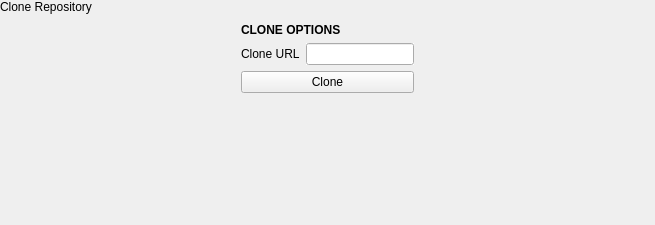
<?xml version="1.0" encoding="UTF-8"?>
<ui version="4.0">
 <class>CloneRepositorySnapIn</class>
 <widget class="QWidget" name="CloneRepositorySnapIn">
  <property name="geometry">
   <rect>
    <x>0</x>
    <y>0</y>
    <width>655</width>
    <height>225</height>
   </rect>
  </property>
  <property name="windowTitle">
   <string notr="true">Form</string>
  </property>
  <layout class="QVBoxLayout" name="verticalLayout">
   <property name="spacing">
    <number>0</number>
   </property>
   <property name="leftMargin">
    <number>0</number>
   </property>
   <property name="topMargin">
    <number>0</number>
   </property>
   <property name="rightMargin">
    <number>0</number>
   </property>
   <property name="bottomMargin">
    <number>0</number>
   </property>
   <item>
    <widget class="tStackedWidget" name="stackedWidget">
     <property name="currentIndex">
      <number>0</number>
     </property>
     <widget class="QWidget" name="clonePage">
      <layout class="QVBoxLayout" name="verticalLayout_3">
       <property name="spacing">
        <number>0</number>
       </property>
       <property name="leftMargin">
        <number>0</number>
       </property>
       <property name="topMargin">
        <number>0</number>
       </property>
       <property name="rightMargin">
        <number>0</number>
       </property>
       <property name="bottomMargin">
        <number>0</number>
       </property>
       <item>
        <widget class="tTitleLabel" name="titleLabel">
         <property name="text">
          <string>Clone Repository</string>
         </property>
        </widget>
       </item>
       <item alignment="Qt::AlignHCenter">
        <widget class="QWidget" name="cloneOptionsWidget" native="true">
         <layout class="QGridLayout" name="gridLayout">
          <item row="0" column="0" colspan="2">
           <widget class="QLabel" name="label">
            <property name="font">
             <font>
              <bold>true</bold>
             </font>
            </property>
            <property name="text">
             <string>CLONE OPTIONS</string>
            </property>
           </widget>
          </item>
          <item row="2" column="0" colspan="3">
           <widget class="QPushButton" name="cloneButton">
            <property name="text">
             <string>Clone</string>
            </property>
            <property name="icon">
             <iconset theme="edit-copy">
              <normaloff>../../../theBeat/plugins/PhononPlugin</normaloff>../../../theBeat/plugins/PhononPlugin</iconset>
            </property>
           </widget>
          </item>
          <item row="1" column="0">
           <widget class="QLabel" name="label_2">
            <property name="sizePolicy">
             <sizepolicy hsizetype="Maximum" vsizetype="Preferred">
              <horstretch>0</horstretch>
              <verstretch>0</verstretch>
             </sizepolicy>
            </property>
            <property name="text">
             <string>Clone URL</string>
            </property>
           </widget>
          </item>
          <item row="1" column="1" colspan="2">
           <widget class="QLineEdit" name="cloneUrlEdit">
            <property name="autoFillBackground">
             <bool>true</bool>
            </property>
           </widget>
          </item>
         </layout>
        </widget>
       </item>
       <item>
        <spacer name="verticalSpacer">
         <property name="orientation">
          <enum>Qt::Vertical</enum>
         </property>
         <property name="sizeHint" stdset="0">
          <size>
           <width>20</width>
           <height>236</height>
          </size>
         </property>
        </spacer>
       </item>
      </layout>
     </widget>
     <widget class="QWidget" name="cloningPage">
      <layout class="QGridLayout" name="gridLayout_2">
       <item row="0" column="1">
        <spacer name="verticalSpacer_3">
         <property name="orientation">
          <enum>Qt::Vertical</enum>
         </property>
         <property name="sizeHint" stdset="0">
          <size>
           <width>20</width>
           <height>76</height>
          </size>
         </property>
        </spacer>
       </item>
       <item row="1" column="0">
        <spacer name="horizontalSpacer">
         <property name="orientation">
          <enum>Qt::Horizontal</enum>
         </property>
         <property name="sizeHint" stdset="0">
          <size>
           <width>291</width>
           <height>20</height>
          </size>
         </property>
        </spacer>
       </item>
       <item row="1" column="1">
        <widget class="tCircularSpinner" name="spinner" native="true"/>
       </item>
       <item row="1" column="2">
        <spacer name="horizontalSpacer_2">
         <property name="orientation">
          <enum>Qt::Horizontal</enum>
         </property>
         <property name="sizeHint" stdset="0">
          <size>
           <width>291</width>
           <height>20</height>
          </size>
         </property>
        </spacer>
       </item>
       <item row="2" column="1">
        <spacer name="verticalSpacer_2">
         <property name="orientation">
          <enum>Qt::Vertical</enum>
         </property>
         <property name="sizeHint" stdset="0">
          <size>
           <width>20</width>
           <height>76</height>
          </size>
         </property>
        </spacer>
       </item>
      </layout>
     </widget>
     <widget class="QWidget" name="branchPage">
      <layout class="QVBoxLayout" name="verticalLayout_2">
       <property name="spacing">
        <number>0</number>
       </property>
       <property name="leftMargin">
        <number>0</number>
       </property>
       <property name="topMargin">
        <number>0</number>
       </property>
       <property name="rightMargin">
        <number>0</number>
       </property>
       <property name="bottomMargin">
        <number>0</number>
       </property>
       <item>
        <widget class="tTitleLabel" name="titleLabel_2">
         <property name="text">
          <string>Clone Repository</string>
         </property>
        </widget>
       </item>
       <item alignment="Qt::AlignHCenter">
        <widget class="QWidget" name="cloneOptionsWidget_2" native="true">
         <layout class="QGridLayout" name="gridLayout_3">
          <item row="1" column="1" colspan="2">
           <widget class="QComboBox" name="branchComboBox">
            <property name="sizePolicy">
             <sizepolicy hsizetype="Expanding" vsizetype="Fixed">
              <horstretch>0</horstretch>
              <verstretch>0</verstretch>
             </sizepolicy>
            </property>
           </widget>
          </item>
          <item row="2" column="0">
           <widget class="QLabel" name="label_4">
            <property name="text">
             <string>Clone to</string>
            </property>
           </widget>
          </item>
          <item row="3" column="0" colspan="3">
           <widget class="tStatusFrame" name="branchStatus">
            <property name="frameShape">
             <enum>QFrame::StyledPanel</enum>
            </property>
            <property name="frameShadow">
             <enum>QFrame::Raised</enum>
            </property>
           </widget>
          </item>
          <item row="4" column="0" colspan="3">
           <widget class="QPushButton" name="cloneButton_2">
            <property name="text">
             <string>Clone</string>
            </property>
            <property name="icon">
             <iconset theme="edit-copy">
              <normaloff>../../../theBeat/plugins/PhononPlugin</normaloff>../../../theBeat/plugins/PhononPlugin</iconset>
            </property>
           </widget>
          </item>
          <item row="1" column="0">
           <widget class="QLabel" name="label_6">
            <property name="text">
             <string>Checkout Branch</string>
            </property>
           </widget>
          </item>
          <item row="0" column="0" colspan="3">
           <widget class="QLabel" name="label_3">
            <property name="font">
             <font>
              <bold>true</bold>
             </font>
            </property>
            <property name="text">
             <string>CLONE OPTIONS</string>
            </property>
           </widget>
          </item>
          <item row="2" column="1">
           <widget class="QLineEdit" name="cloneDirectoryEdit">
            <property name="autoFillBackground">
             <bool>true</bool>
            </property>
           </widget>
          </item>
          <item row="2" column="2">
           <widget class="QPushButton" name="browseButton">
            <property name="text">
             <string>Browse...</string>
            </property>
           </widget>
          </item>
         </layout>
        </widget>
       </item>
       <item>
        <spacer name="verticalSpacer_4">
         <property name="orientation">
          <enum>Qt::Vertical</enum>
         </property>
         <property name="sizeHint" stdset="0">
          <size>
           <width>20</width>
           <height>98</height>
          </size>
         </property>
        </spacer>
       </item>
      </layout>
     </widget>
    </widget>
   </item>
  </layout>
 </widget>
 <customwidgets>
  <customwidget>
   <class>tStackedWidget</class>
   <extends>QStackedWidget</extends>
   <header location="global">tstackedwidget.h</header>
   <container>1</container>
   <slots>
    <signal>switchingFrame(int)</signal>
   </slots>
  </customwidget>
  <customwidget>
   <class>tTitleLabel</class>
   <extends>QLabel</extends>
   <header location="global">ttitlelabel.h</header>
   <slots>
    <signal>backButtonClicked()</signal>
   </slots>
  </customwidget>
  <customwidget>
   <class>tCircularSpinner</class>
   <extends>QWidget</extends>
   <header location="global">tcircularspinner.h</header>
   <container>1</container>
  </customwidget>
  <customwidget>
   <class>tStatusFrame</class>
   <extends>QFrame</extends>
   <header location="global">tstatusframe.h</header>
   <container>1</container>
  </customwidget>
 </customwidgets>
 <resources/>
 <connections/>
</ui>
